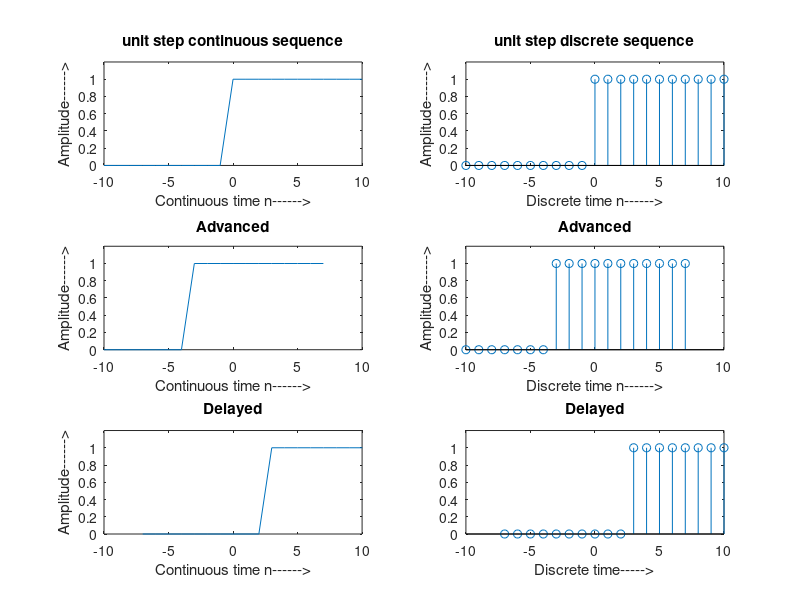

This figure's MATLAB source:
% unit step continuous sequence
t=-10:1:10;
step=[zeros(1,10),ones(1,11)];
subplot(3,2,1);
plot(t,step);
xlabel('Continuous time n------>');
ylabel('Amplitude------>');
title('unit step continuous sequence');
axis([-10 10 0 1.2]);

% delayed unit step continuous sequence
t=-10:1:10;
step=[zeros(1,10),ones(1,11)];
subplot(3,2,3);
plot(t-3,step);
xlabel('Continuous time n------>');
ylabel('Amplitude------>');
title('Advanced');
axis([-10 10 0 1.2]);

% advanced unit step continuous sequence
t=-10:1:10;
step=[zeros(1,10),ones(1,11)];
subplot(3,2,5);
plot(t+3,step);
xlabel('Continuous time n------>');
ylabel('Amplitude------>');
title('Delayed');
axis([-10 10 0 1.2]);

% unit step discrete sequence
n=-10:1:10;
step=[zeros(1,10),ones(1,11)];
subplot(3,2,2);
stem(n,step);
xlabel('Discrete time n------>');
ylabel('Amplitude------>');
title('unit step discrete sequence');
axis([-10 10 0 1.2]);

% delayed unit step discrete sequence
n=-10:1:10;
step=[zeros(1,10),ones(1,11)];
subplot(3,2,4);
stem(n-3,step);
xlabel('Discrete time n------>');
ylabel('Amplitude------>');
title('Advanced');
axis([-10 10 0 1.2]);

% advanced unit step discrte sequence
n=-10:1:10;
step=[zeros(1,10),ones(1,11)];
subplot(3,2,6);
stem(n+3,step);
xlabel('Discrete time----->');
title('Delayed');
axis([-10 10 0 1.2]);
